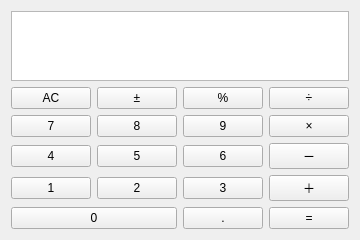
<?xml version="1.0" encoding="UTF-8"?>
<ui version="4.0">
 <class>Form</class>
 <widget class="QWidget" name="Form">
  <property name="geometry">
   <rect>
    <x>0</x>
    <y>0</y>
    <width>338</width>
    <height>240</height>
   </rect>
  </property>
  <property name="minimumSize">
   <size>
    <width>0</width>
    <height>0</height>
   </size>
  </property>
  <property name="windowTitle">
   <string>Form</string>
  </property>
  <layout class="QVBoxLayout" name="verticalLayout">
   <item>
    <widget class="QTextEdit" name="textEdit">
     <property name="enabled">
      <bool>true</bool>
     </property>
     <property name="maximumSize">
      <size>
       <width>16777215</width>
       <height>70</height>
      </size>
     </property>
    </widget>
   </item>
   <item>
    <layout class="QGridLayout" name="gridLayout">
     <item row="0" column="0">
      <widget class="QPushButton" name="pushButton_AC">
       <property name="text">
        <string>AC</string>
       </property>
      </widget>
     </item>
     <item row="0" column="1">
      <widget class="QPushButton" name="pushButton_18">
       <property name="text">
        <string>±</string>
       </property>
      </widget>
     </item>
     <item row="0" column="2">
      <widget class="QPushButton" name="pushButton_17">
       <property name="text">
        <string>%</string>
       </property>
      </widget>
     </item>
     <item row="0" column="3">
      <widget class="QPushButton" name="pushButton_divide">
       <property name="text">
        <string>÷</string>
       </property>
      </widget>
     </item>
     <item row="1" column="0">
      <widget class="QPushButton" name="pushButton_7">
       <property name="text">
        <string>7</string>
       </property>
      </widget>
     </item>
     <item row="1" column="1">
      <widget class="QPushButton" name="pushButton_8">
       <property name="text">
        <string>8</string>
       </property>
      </widget>
     </item>
     <item row="1" column="2">
      <widget class="QPushButton" name="pushButton_9">
       <property name="text">
        <string>9</string>
       </property>
      </widget>
     </item>
     <item row="1" column="3">
      <widget class="QPushButton" name="pushButton_multiply">
       <property name="text">
        <string>×</string>
       </property>
      </widget>
     </item>
     <item row="2" column="0">
      <widget class="QPushButton" name="pushButton_4">
       <property name="text">
        <string>4</string>
       </property>
      </widget>
     </item>
     <item row="2" column="1">
      <widget class="QPushButton" name="pushButton_5">
       <property name="text">
        <string>5</string>
       </property>
      </widget>
     </item>
     <item row="2" column="2">
      <widget class="QPushButton" name="pushButton_6">
       <property name="text">
        <string>6</string>
       </property>
      </widget>
     </item>
     <item row="2" column="3">
      <widget class="QPushButton" name="pushButton_subtract">
       <property name="text">
        <string>－</string>
       </property>
      </widget>
     </item>
     <item row="3" column="0">
      <widget class="QPushButton" name="pushButton_1">
       <property name="text">
        <string>1</string>
       </property>
      </widget>
     </item>
     <item row="3" column="1">
      <widget class="QPushButton" name="pushButton_2">
       <property name="text">
        <string>2</string>
       </property>
      </widget>
     </item>
     <item row="3" column="2">
      <widget class="QPushButton" name="pushButton_3">
       <property name="text">
        <string>3</string>
       </property>
      </widget>
     </item>
     <item row="3" column="3">
      <widget class="QPushButton" name="pushButton_plus">
       <property name="text">
        <string>＋</string>
       </property>
      </widget>
     </item>
     <item row="4" column="0" colspan="2">
      <widget class="QPushButton" name="pushButton_0">
       <property name="text">
        <string>0</string>
       </property>
      </widget>
     </item>
     <item row="4" column="2">
      <widget class="QPushButton" name="pushButton_point">
       <property name="text">
        <string>.</string>
       </property>
      </widget>
     </item>
     <item row="4" column="3">
      <widget class="QPushButton" name="pushButton_10">
       <property name="text">
        <string>=</string>
       </property>
      </widget>
     </item>
    </layout>
   </item>
  </layout>
 </widget>
 <resources/>
 <connections>
  <connection>
   <sender>pushButton_AC</sender>
   <signal>clicked()</signal>
   <receiver>textEdit</receiver>
   <slot>clear()</slot>
   <hints>
    <hint type="sourcelabel">
     <x>57</x>
     <y>110</y>
    </hint>
    <hint type="destinationlabel">
     <x>52</x>
     <y>79</y>
    </hint>
   </hints>
  </connection>
 </connections>
</ui>
